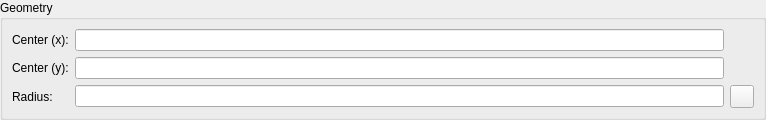
<?xml version="1.0" encoding="UTF-8"?>
<ui version="4.0">
 <class>LC_CirclePropertiesEditingWidget</class>
 <widget class="QWidget" name="LC_CirclePropertiesEditingWidget">
  <property name="geometry">
   <rect>
    <x>0</x>
    <y>0</y>
    <width>766</width>
    <height>120</height>
   </rect>
  </property>
  <property name="windowTitle">
   <string>Form</string>
  </property>
  <layout class="QGridLayout" name="gridLayout">
   <property name="leftMargin">
    <number>0</number>
   </property>
   <property name="topMargin">
    <number>0</number>
   </property>
   <property name="rightMargin">
    <number>0</number>
   </property>
   <property name="bottomMargin">
    <number>0</number>
   </property>
   <property name="spacing">
    <number>0</number>
   </property>
   <item row="0" column="0">
    <widget class="QGroupBox" name="buttonGroup8">
     <property name="minimumSize">
      <size>
       <width>250</width>
       <height>0</height>
      </size>
     </property>
     <property name="title">
      <string>Geometry</string>
     </property>
     <layout class="QGridLayout" name="gridLayout_2" columnstretch="0,5,0">
      <item row="0" column="0">
       <widget class="QLabel" name="lCenterX">
        <property name="text">
         <string>Center (x):</string>
        </property>
        <property name="wordWrap">
         <bool>false</bool>
        </property>
       </widget>
      </item>
      <item row="0" column="1">
       <widget class="QLineEdit" name="leCenterX">
        <property name="minimumSize">
         <size>
          <width>64</width>
          <height>0</height>
         </size>
        </property>
        <property name="toolTip">
         <string>X Coordinate of circle's center</string>
        </property>
       </widget>
      </item>
      <item row="0" column="2" rowspan="2">
       <widget class="LC_PointPickButton" name="wPickPointCenter" native="true">
        <property name="sizePolicy">
         <sizepolicy hsizetype="Fixed" vsizetype="Fixed">
          <horstretch>0</horstretch>
          <verstretch>0</verstretch>
         </sizepolicy>
        </property>
        <property name="minimumSize">
         <size>
          <width>23</width>
          <height>0</height>
         </size>
        </property>
        <property name="maximumSize">
         <size>
          <width>23</width>
          <height>46</height>
         </size>
        </property>
        <property name="toolTip">
         <string>Pick center coordinate from drawing</string>
        </property>
       </widget>
      </item>
      <item row="1" column="0">
       <widget class="QLabel" name="lCenterY">
        <property name="text">
         <string>Center (y):</string>
        </property>
        <property name="wordWrap">
         <bool>false</bool>
        </property>
       </widget>
      </item>
      <item row="1" column="1">
       <widget class="QLineEdit" name="leCenterY">
        <property name="minimumSize">
         <size>
          <width>64</width>
          <height>0</height>
         </size>
        </property>
        <property name="toolTip">
         <string>Y Coordinate of circle's center</string>
        </property>
       </widget>
      </item>
      <item row="2" column="0">
       <widget class="QLabel" name="lEndX">
        <property name="text">
         <string>Radius:</string>
        </property>
        <property name="wordWrap">
         <bool>false</bool>
        </property>
       </widget>
      </item>
      <item row="2" column="1">
       <widget class="QLineEdit" name="leRadius">
        <property name="minimumSize">
         <size>
          <width>64</width>
          <height>0</height>
         </size>
        </property>
        <property name="toolTip">
         <string>Radius of cricle</string>
        </property>
       </widget>
      </item>
      <item row="2" column="2">
       <widget class="QToolButton" name="tbPickRadius">
        <property name="toolTip">
         <string>Pick radius value from drawing</string>
        </property>
        <property name="text">
         <string/>
        </property>
        <property name="icon">
         <iconset resource="../../../../res/icons/icons.qrc">
          <normaloff>:/icons/interactive_pick_distance.lci</normaloff>:/icons/interactive_pick_distance.lci</iconset>
        </property>
       </widget>
      </item>
      <item row="3" column="0">
       <spacer name="spacer58">
        <property name="orientation">
         <enum>Qt::Vertical</enum>
        </property>
        <property name="sizeType">
         <enum>QSizePolicy::Expanding</enum>
        </property>
        <property name="sizeHint" stdset="0">
         <size>
          <width>20</width>
          <height>0</height>
         </size>
        </property>
       </spacer>
      </item>
     </layout>
    </widget>
   </item>
  </layout>
 </widget>
 <customwidgets>
  <customwidget>
   <class>LC_PointPickButton</class>
   <extends>QWidget</extends>
   <header>lc_pointpickbutton.h</header>
   <container>1</container>
  </customwidget>
 </customwidgets>
 <resources>
  <include location="../../../../res/icons/icons.qrc"/>
 </resources>
 <connections/>
</ui>
